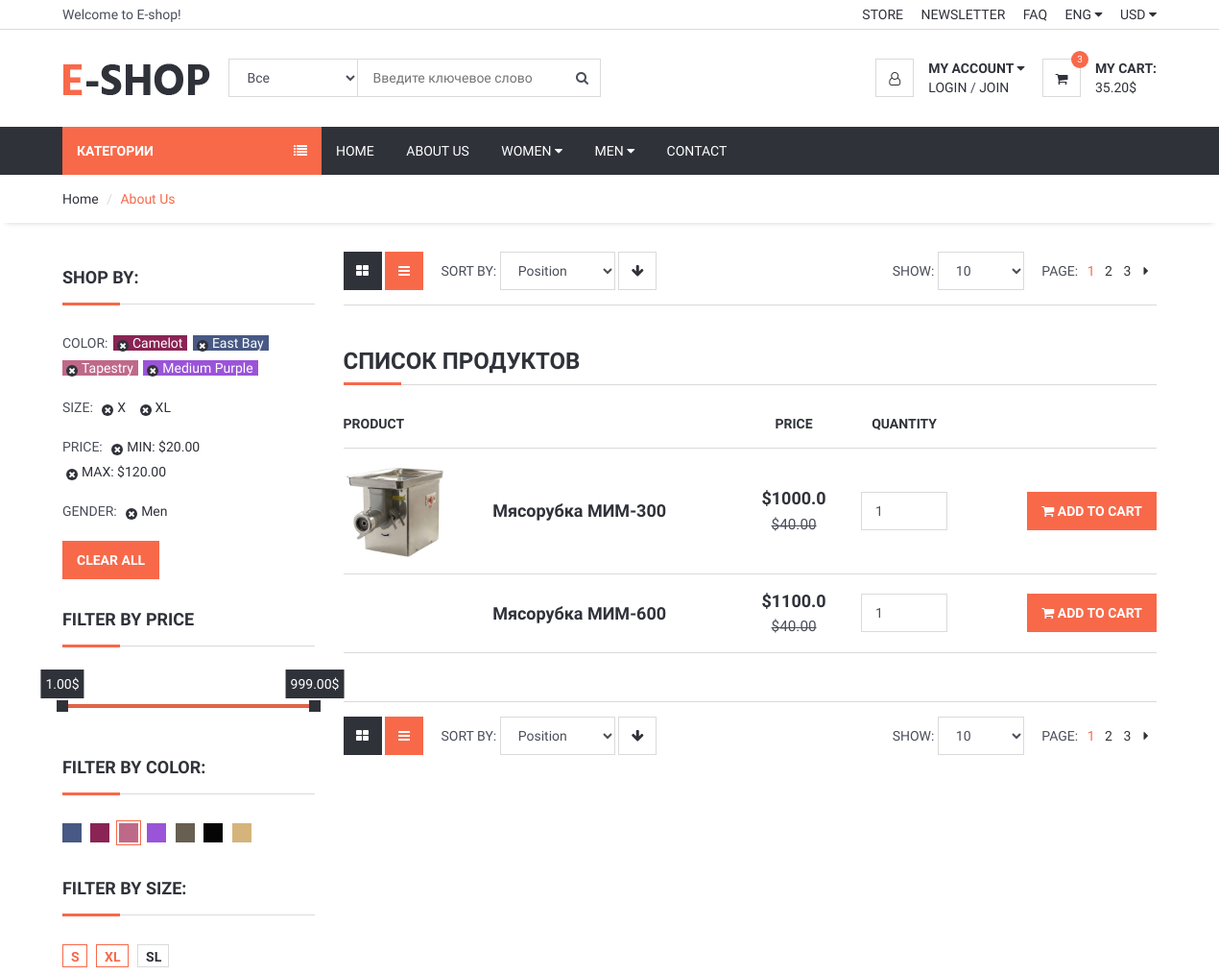
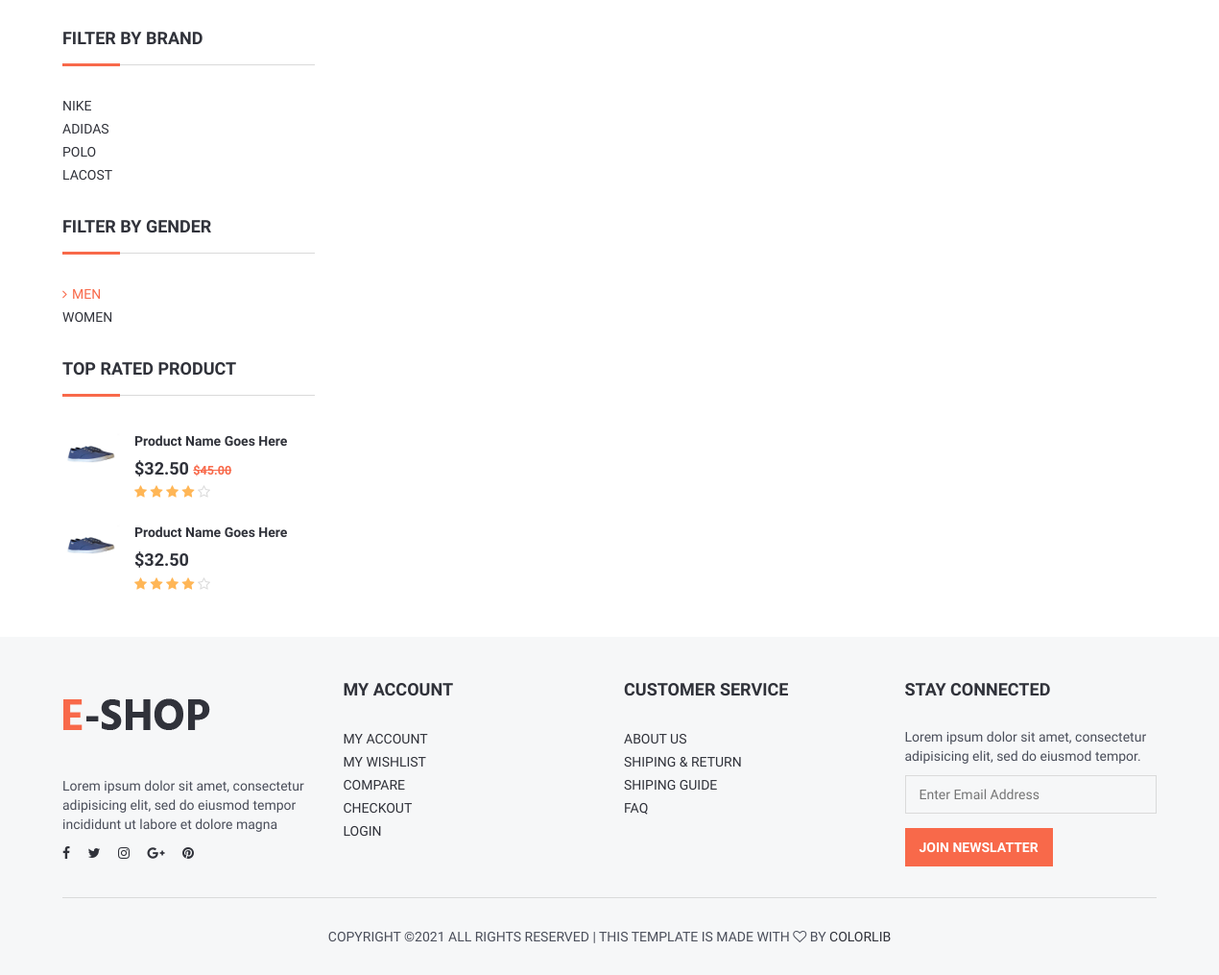
The app's page /category/7/meat-grinder with its own data (2 pictures, top to bottom).
### product/models.py (models this page shows, shortened)
class Product(models.Model):
    STATUS = (
        ('True', 'True'),
        ('False', 'False'),
    )
    category = models.ForeignKey(Category, on_delete=models.CASCADE) #many to one relation with Category
    title = models.CharField(max_length=150)
    keywords = models.CharField(max_length=255)
    description = models.TextField(max_length=255)
    image = models.ImageField(blank=True, upload_to='images/')
    price = models.FloatField()
    amount = models.IntegerField()
    minamount = models.IntegerField()
    detail = RichTextUploadingField()
    slug = models.SlugField(null=False, unique=True)
    status = models.CharField(max_length=10, choices=STATUS)
    create_at = models.DateTimeField(auto_now_add=True)
    update_at = models.DateTimeField(auto_now=True)
    def image_tag(self):
        return mark_safe('<img src="{}" height="50" width="50"/>'.format(self.image.url))
    image_tag.short_description = 'Image'

### home/views.py (the view)
# urls.py: path('category/<int:id>/<slug:slug>', views.category_products, name='category_products'),
def category_products(request, id, slug):
    category = Category.objects.all()
    catdata = Category.objects.get(pk=id)
    products = Product.objects.filter(category_id=id)
    context = {'products': products,
               'category': category,
               'catdata': catdata}
    return render(request, 'category_products.html', context)

### home/templates/category_products.html (shortened to what this page needs)
{% extends 'homebase.html' %}
{% block sidebar %} {% include 'sidebar.html' %} {% endblock %}
{% block body %}
	<div id="breadcrumb">
		<div class="container">
			<ul class="breadcrumb">
				<li><a href="/">Home</a></li>
				<li class="active">About Us</li>
			</ul>
		</div>
	</div>
	<div class="section">
		<div class="container">
			<div class="row">
				<div id="aside" class="col-md-3">
					<div class="aside">
						<h3 class="aside-title">Shop by:</h3>
						<ul class="filter-list">
							<li><span class="text-uppercase">color:</span></li>
							<li><a href="#" style="color:#FFF; background-color:#8A2454;">Camelot</a></li>
							<li><a href="#" style="color:#FFF; background-color:#475984;">East Bay</a></li>
							<li><a href="#" style="color:#FFF; background-color:#BF6989;">Tapestry</a></li>
							<li><a href="#" style="color:#FFF; background-color:#9A54D8;">Medium Purple</a></li>
						</ul>
						<ul class="filter-list">
							<li><span class="text-uppercase">Size:</span></li>
							<li><a href="#">X</a></li>
							<li><a href="#">XL</a></li>
						</ul>
						<ul class="filter-list">
							<li><span class="text-uppercase">Price:</span></li>
							<li><a href="#">MIN: $20.00</a></li>
							<li><a href="#">MAX: $120.00</a></li>
						</ul>
						<ul class="filter-list">
							<li><span class="text-uppercase">Gender:</span></li>
							<li><a href="#">Men</a></li>
						</ul>
						<button class="primary-btn">Clear All</button>
					</div>
					<div class="aside">
						<h3 class="aside-title">Filter by Price</h3>
						<div id="price-slider"></div>
					</div>
					<div class="aside">
						<h3 class="aside-title">Filter By Color:</h3>
						<ul class="color-option">
							<li><a href="#" style="background-color:#475984;"></a></li>
							<li><a href="#" style="background-color:#8A2454;"></a></li>
							<li class="active"><a href="#" style="background-color:#BF6989;"></a></li>
							<li><a href="#" style="background-color:#9A54D8;"></a></li>
							<li><a href="#" style="background-color:#675F52;"></a></li>
							<li><a href="#" style="background-color:#050505;"></a></li>
							<li><a href="#" style="background-color:#D5B47B;"></a></li>
						</ul>
					</div>
					<div class="aside">
						<h3 class="aside-title">Filter By Size:</h3>
						<ul class="size-option">
							<li class="active"><a href="#">S</a></li>
							<li class="active"><a href="#">XL</a></li>
							<li><a href="#">SL</a></li>
						</ul>
					</div>
					<div class="aside">
						<h3 class="aside-title">Filter by Brand</h3>
						<ul class="list-links">
							<li><a href="#">Nike</a></li>
							<li><a href="#">Adidas</a></li>
							<li><a href="#">Polo</a></li>
							<li><a href="#">Lacost</a></li>
						</ul>
					</div>
					<div class="aside">
						<h3 class="aside-title">Filter by Gender</h3>
						<ul class="list-links">
							<li class="active"><a href="#">Men</a></li>
							<li><a href="#">Women</a></li>
						</ul>
					</div>
					<div class="aside">
						<h3 class="aside-title">Top Rated Product</h3>
						<div class="product product-widget">
							<div class="product-thumb">
								<img src="./img/thumb-product01.jpg" alt="">
							</div>
							<div class="product-body">
								<h2 class="product-name"><a href="#">Product Name Goes Here</a></h2>
								<h3 class="product-price">$32.50 <del class="product-old-price">$45.00</del></h3>
								<div class="product-rating">
									<i class="fa fa-star"></i>
									<i class="fa fa-star"></i>
									<i class="fa fa-star"></i>
									<i class="fa fa-star"></i>
									<i class="fa fa-star-o empty"></i>
								</div>
							</div>
						</div>
						<div class="product product-widget">
							<div class="product-thumb">
								<img src="./img/thumb-product01.jpg" alt="">
							</div>
							<div class="product-body">
								<h2 class="product-name"><a href="#">Product Name Goes Here</a></h2>
								<h3 class="product-price">$32.50</h3>
								<div class="product-rating">
									<i class="fa fa-star"></i>
									<i class="fa fa-star"></i>
									<i class="fa fa-star"></i>
									<i class="fa fa-star"></i>
									<i class="fa fa-star-o empty"></i>
								</div>
							</div>
						</div>
					</div>
				</div>
				<div id="main" class="col-md-9">
					<div class="store-filter clearfix">
						<div class="pull-left">
							<div class="row-filter">
								<a href="#"><i class="fa fa-th-large"></i></a>
								<a href="#" class="active"><i class="fa fa-bars"></i></a>
							</div>
							<div class="sort-filter">
								<span class="text-uppercase">Sort By:</span>
								<select class="input">
										<option value="0">Position</option>
									</select>
								<a href="#" class="main-btn icon-btn"><i class="fa fa-arrow-down"></i></a>
							</div>
						</div>
						<div class="pull-right">
							<div class="page-filter">
								<span class="text-uppercase">Show:</span>
								<select class="input">
										<option value="0">10</option>
									</select>
							</div>
							<ul class="store-pages">
								<li><span class="text-uppercase">Page:</span></li>
								<li class="active">1</li>
								<li><a href="#">2</a></li>
								<li><a href="#">3</a></li>
								<li><a href="#"><i class="fa fa-caret-right"></i></a></li>
							</ul>
						</div>
					</div>
					<div id="store">
						<div class="row">
                            <div class="col-md-12">
						<div class="order-summary clearfix">
							<div class="section-title">
								<h3 class="title">Список продуктов</h3>
							</div>
							<table class="shopping-cart-table table">
								<thead>
									<tr>
										<th>Product</th>
										<th></th>
										<th class="text-center">Price</th>
										<th class="text-center">Quantity</th>
										<th class="text-right"></th>
									</tr>
								</thead>
								<tbody>
                                    {% for rs in products %}
									<tr>
										<td class="thumb">
                                            <a href="/product/{{ rs.id }}/{{ rs.slug }}">
                                                <img src="{{ rs.image.url }}" alt="" style="height: 100px">
                                            </a></td>
										<td class="details"> <a href="/product/{{ rs.id }}/{{ rs.slug }}">{{ rs.title}}</a></td>
										<td class="price text-center"><strong>${{ rs.price }}</strong><br><del class="font-weak"><small>$40.00</small></del></td>
										<td class="qty text-center"><input class="input" type="number" value="1"></td>
										<td class="text-right"><a href="/addtocard/{{ rs.id }}" class="primary-btn add-to-cart"><i class="fa fa-shopping-cart"></i> Add to Cart</a></td>
									</tr>
                                    {% endfor %}
								</tbody>
							</table>
						</div>
					</div>
						</div>
					</div>
					<div class="store-filter clearfix">
						<div class="pull-left">
							<div class="row-filter">
								<a href="#"><i class="fa fa-th-large"></i></a>
								<a href="#" class="active"><i class="fa fa-bars"></i></a>
							</div>
							<div class="sort-filter">
								<span class="text-uppercase">Sort By:</span>
								<select class="input">
										<option value="0">Position</option>
									</select>
								<a href="#" class="main-btn icon-btn"><i class="fa fa-arrow-down"></i></a>
							</div>
						</div>
						<div class="pull-right">
							<div class="page-filter">
								<span class="text-uppercase">Show:</span>
								<select class="input">
										<option value="0">10</option>
									</select>
							</div>
							<ul class="store-pages">
								<li><span class="text-uppercase">Page:</span></li>
								<li class="active">1</li>
								<li><a href="#">2</a></li>
								<li><a href="#">3</a></li>
								<li><a href="#"><i class="fa fa-caret-right"></i></a></li>
							</ul>
						</div>
					</div>
				</div>
			</div>
		</div>
	</div>
{% endblock %}

### records on screen
Product: image (picture), title "Мясорубка МИМ-300", price "1000.0"
Product: title "Мясорубка МИМ-600", price "1100.0"
